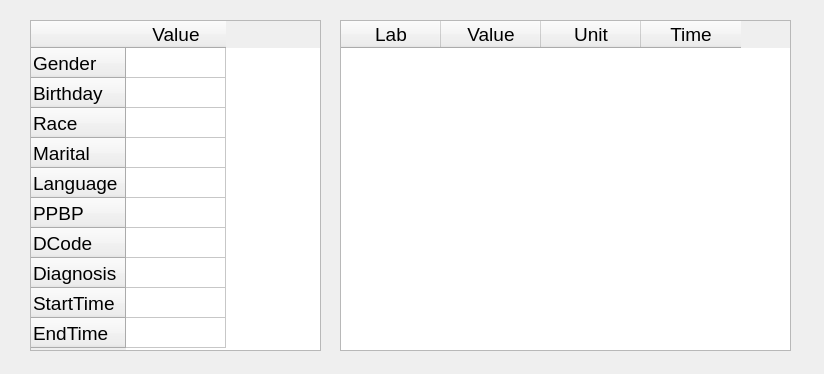
<?xml version="1.0" encoding="UTF-8"?>
<ui version="4.0">
 <class>Dialog2</class>
 <widget class="QDialog" name="Dialog2">
  <property name="geometry">
   <rect>
    <x>0</x>
    <y>0</y>
    <width>824</width>
    <height>374</height>
   </rect>
  </property>
  <property name="font">
   <font>
    <family>Arial</family>
    <weight>50</weight>
    <bold>false</bold>
   </font>
  </property>
  <property name="windowTitle">
   <string>Detailed Information</string>
  </property>
  <widget class="QTableWidget" name="tableWidget_2">
   <property name="geometry">
    <rect>
     <x>340</x>
     <y>20</y>
     <width>451</width>
     <height>331</height>
    </rect>
   </property>
   <property name="font">
    <font>
     <family>Helvetica Neue</family>
     <pointsize>14</pointsize>
    </font>
   </property>
   <property name="autoFillBackground">
    <bool>true</bool>
   </property>
   <property name="verticalScrollBarPolicy">
    <enum>Qt::ScrollBarAsNeeded</enum>
   </property>
   <property name="horizontalScrollBarPolicy">
    <enum>Qt::ScrollBarAsNeeded</enum>
   </property>
   <column>
    <property name="text">
     <string>Lab</string>
    </property>
   </column>
   <column>
    <property name="text">
     <string>Value</string>
    </property>
   </column>
   <column>
    <property name="text">
     <string>Unit</string>
    </property>
   </column>
   <column>
    <property name="text">
     <string>Time</string>
    </property>
   </column>
  </widget>
  <widget class="QTableWidget" name="tableWidget">
   <property name="geometry">
    <rect>
     <x>30</x>
     <y>20</y>
     <width>291</width>
     <height>331</height>
    </rect>
   </property>
   <property name="font">
    <font>
     <family>Helvetica</family>
     <pointsize>14</pointsize>
    </font>
   </property>
   <property name="autoFillBackground">
    <bool>true</bool>
   </property>
   <property name="verticalScrollBarPolicy">
    <enum>Qt::ScrollBarAsNeeded</enum>
   </property>
   <property name="horizontalScrollBarPolicy">
    <enum>Qt::ScrollBarAsNeeded</enum>
   </property>
   <property name="sizeAdjustPolicy">
    <enum>QAbstractScrollArea::AdjustIgnored</enum>
   </property>
   <property name="gridStyle">
    <enum>Qt::SolidLine</enum>
   </property>
   <attribute name="horizontalHeaderHighlightSections">
    <bool>false</bool>
   </attribute>
   <row>
    <property name="text">
     <string>Gender</string>
    </property>
   </row>
   <row>
    <property name="text">
     <string>Birthday</string>
    </property>
   </row>
   <row>
    <property name="text">
     <string>Race</string>
    </property>
   </row>
   <row>
    <property name="text">
     <string>Marital</string>
    </property>
   </row>
   <row>
    <property name="text">
     <string>Language</string>
    </property>
   </row>
   <row>
    <property name="text">
     <string>PPBP</string>
    </property>
   </row>
   <row>
    <property name="text">
     <string>DCode</string>
    </property>
   </row>
   <row>
    <property name="text">
     <string>Diagnosis</string>
    </property>
   </row>
   <row>
    <property name="text">
     <string>StartTime</string>
    </property>
   </row>
   <row>
    <property name="text">
     <string>EndTime</string>
    </property>
   </row>
   <column>
    <property name="text">
     <string>Value</string>
    </property>
   </column>
   <item row="0" column="0">
    <property name="text">
     <string/>
    </property>
    <property name="font">
     <font>
      <family>Helvetica</family>
      <pointsize>14</pointsize>
     </font>
    </property>
   </item>
   <item row="1" column="0">
    <property name="text">
     <string/>
    </property>
    <property name="font">
     <font>
      <family>Helvetica</family>
      <pointsize>14</pointsize>
     </font>
    </property>
   </item>
   <item row="2" column="0">
    <property name="text">
     <string/>
    </property>
    <property name="font">
     <font>
      <family>Helvetica</family>
      <pointsize>14</pointsize>
     </font>
    </property>
   </item>
   <item row="3" column="0">
    <property name="text">
     <string/>
    </property>
    <property name="font">
     <font>
      <family>Helvetica</family>
      <pointsize>14</pointsize>
     </font>
    </property>
   </item>
   <item row="4" column="0">
    <property name="text">
     <string/>
    </property>
    <property name="font">
     <font>
      <family>Helvetica</family>
      <pointsize>14</pointsize>
     </font>
    </property>
   </item>
   <item row="5" column="0">
    <property name="text">
     <string/>
    </property>
    <property name="font">
     <font>
      <family>Helvetica</family>
      <pointsize>14</pointsize>
     </font>
    </property>
   </item>
   <item row="6" column="0">
    <property name="text">
     <string/>
    </property>
    <property name="font">
     <font>
      <family>Helvetica</family>
      <pointsize>14</pointsize>
     </font>
    </property>
   </item>
   <item row="7" column="0">
    <property name="text">
     <string/>
    </property>
    <property name="font">
     <font>
      <family>Helvetica</family>
      <pointsize>14</pointsize>
     </font>
    </property>
   </item>
   <item row="8" column="0">
    <property name="text">
     <string/>
    </property>
    <property name="font">
     <font>
      <family>Helvetica</family>
      <pointsize>14</pointsize>
     </font>
    </property>
   </item>
   <item row="9" column="0">
    <property name="text">
     <string/>
    </property>
    <property name="font">
     <font>
      <family>Heiti TC</family>
      <pointsize>14</pointsize>
     </font>
    </property>
   </item>
  </widget>
 </widget>
 <resources/>
 <connections/>
</ui>
